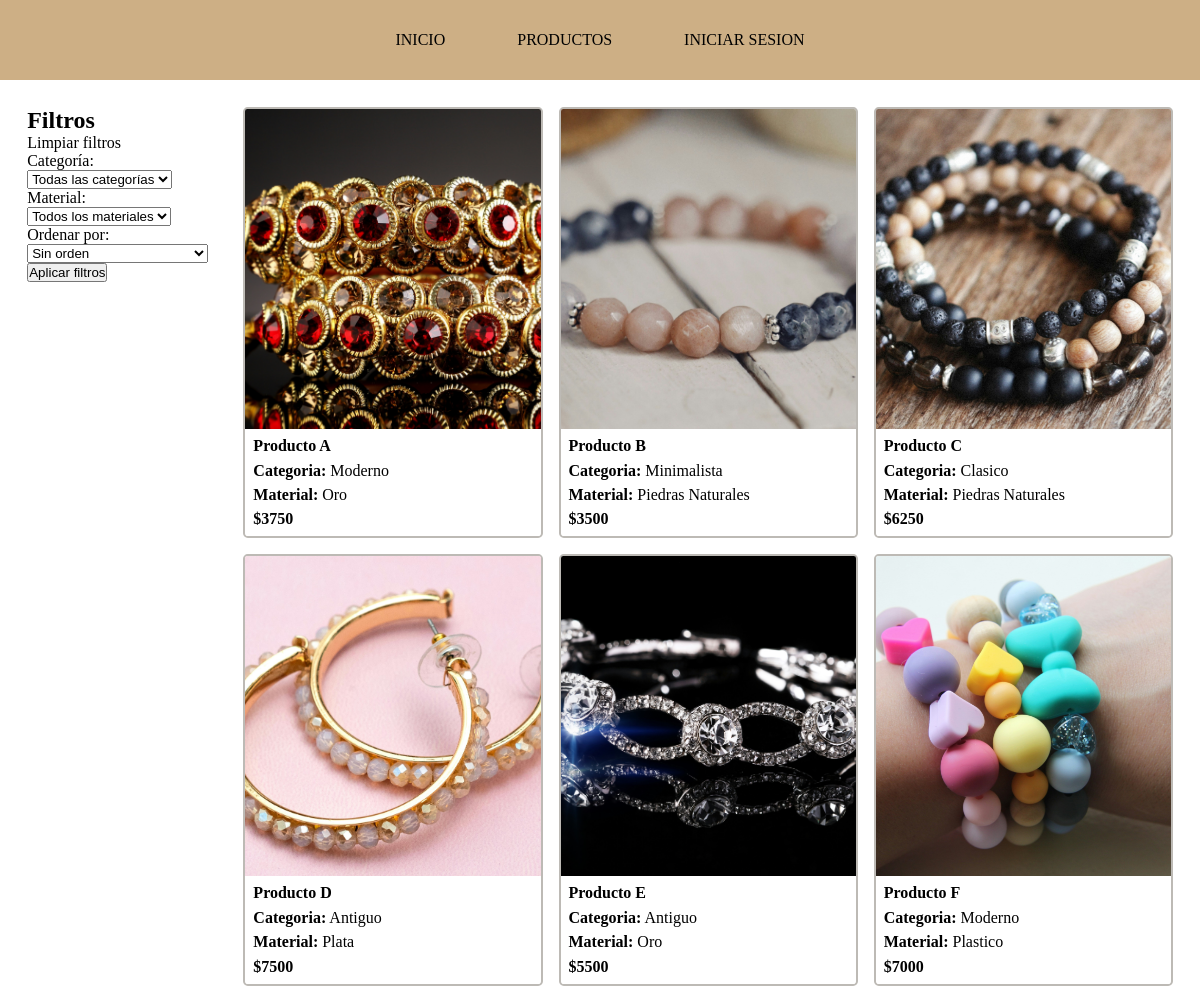
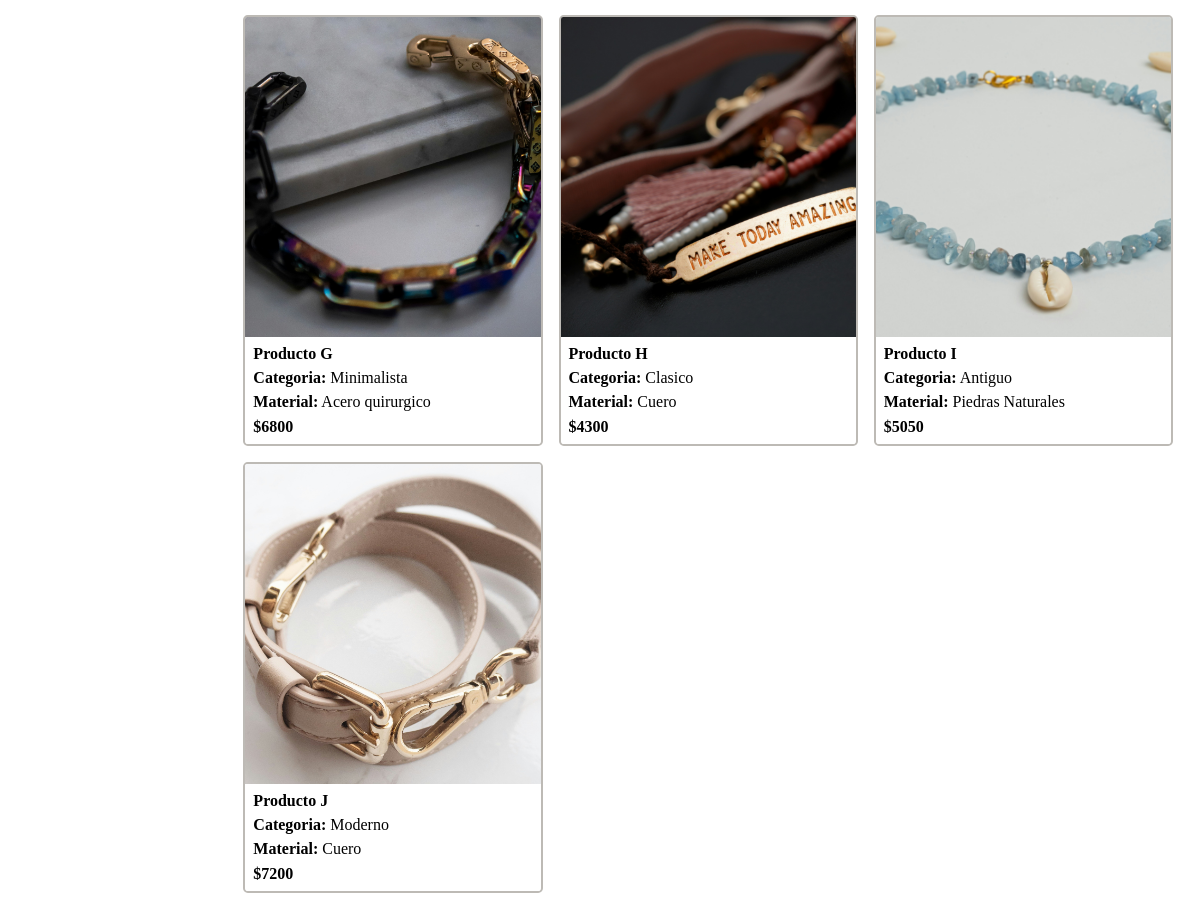
The app's page /product/ with its own data (2 pictures, top to bottom).
### product/models.py (models this page shows, shortened)
class Product(models.Model):
    image = models.ImageField(upload_to="product_image", null=True, blank=True, verbose_name="Imagen del producto")
    title = models.CharField(max_length=100, verbose_name="Nombre")
    description = models.TextField(max_length=200, blank=True, null=True,verbose_name="Descripcion")
    category = models.ForeignKey(Category,on_delete=models.PROTECT, blank=True, null=True, verbose_name="Categoria")
    main_material = models.ForeignKey(Material,on_delete=models.PROTECT, blank=True, null=True, verbose_name="Material")
    price = models.PositiveIntegerField(default=0, verbose_name="Precio")
    stock = models.PositiveIntegerField(default=0, verbose_name="Stock")
    @property
    def imageURL(self):
        if self.image:
            return self.image.url
        else:
            return 'images/placeholder.png'

class Category(models.Model):
    category_name = models.CharField(max_length=100, verbose_name="Categoria")
    category_description = models.TextField(max_length=100, blank=True, null=True, verbose_name="Descripcion")
    def __str__(self):
        return self.category_name

class Material(models.Model):
    material_name = models.CharField(max_length=100, verbose_name="Material")
    material_description = models.TextField(max_length=100, blank=True, null=True, verbose_name="Descripcion")
    def __str__(self):
        return self.material_name

### product/views.py (the view)
# urls.py: path('', views.products_index, name='products_index'),
def products_index(request):
    categoria = request.GET.get('categoria')
    material = request.GET.get('material')
    orden = request.GET.get('orden')
    products = Product.objects.all()
    categories = Category.objects.all()
    materials = Material.objects.all()
    if categoria:
        try:
            categoria = int(categoria)  # Convertir a entero si no está vacío
            products = products.filter(category=categoria)
        except ValueError:
            pass
    if material:
        try:
            material = int(material)
            products = products.filter(main_material=material)
        except ValueError:
            pass
    if orden is not None:
        if orden == 'precio_desc':
            products = products.order_by('-price')
        elif orden == 'precio_asc':
            products = products.order_by('price')
    context = {
        'products': products,
        'categories': categories,
        'materials': materials,
        'selected_categoria': categoria,  # Pasar la categoría seleccionada de nuevo al contexto
        'selected_material': material,  # Pasar el material seleccionado de nuevo al contexto
        'selected_orden': orden
    }
    return render(request, 'products/index.html', context)

### product/templates/products/index.html (shortened to what this page needs)
{% include 'layout/base.html' %}
{% block 'content' %}
<main class="main-products">
{% include 'layout/aside.html' %}
<div class="item-general_container">
{% if not products %}
    <p>{{ message }}</p>
{% else %}
    {% for product in products %}
            <div class="item__div">
                <a class="item__link-container" href="{% url 'products_detail' product.id %}">
                    <div class="item_container">
                        <div class="item__img-container">
                            <img src="{{ product.imageURL }}">
                        </div>
                        <div class="item__description">
                            <div class="item__descrption-container">
                                <span class="item__descrption-item title"><b>{{ product.title }}</b></span>
                                {% if product.category is not None %}
                                    <span class="item__descrption-item category"><b>Categoria:</b> {{ product.category }}</span>
                                {% endif %}
                                {% if product.main_material is not None %}
                                    <span class="item__descrption-item material"><b>Material:</b> {{ product.main_material }}</span>
                                {% endif %}
                                <span class="item__descrption-price sign"><b>${{ product.price }}</b></span>
                            </div>
                        </div>
                    </div>
                </a>
            </div>
    {% endfor %}
{% endif %}
</div>
</main>
{% endblock %}

### static/css/style.css (style rules this page uses)
:root { --color-primary: #bdbab5; --color-secondary: #cdaf85; --color-terciary: #af9672; --color-text: rgb(153, 153, 153); }
* { margin: 0; padding: 0; box-sizing: border-box; }
a { color: black; outline:none; text-decoration: none; }
a:link { color: black; text-decoration: none; }
.main-products { display: grid; grid-template-columns: 1fr 100fr; grid-column-gap: .8em; padding: 1em; }
.item-general_container { width: 100%; padding: .7em; display: grid; grid-template-columns: repeat(3, 1fr); grid-column-gap: 1em; grid-row-gap: 1em; }
.item__div { width: 100%; height: 100%; }
.item_container { width: 100%; height: 100%; border: .15em solid var(--color-primary); border-radius: .3em; }
.item__img-container { height: 40vh; width: 100%; overflow: hidden; border-top-left-radius: .14em; border-top-right-radius: .14em; }
.item__img-container img { height: 100%; width: 100%; object-fit: cover; }
.item__description { padding: .5em; }
.item__descrption-container { display: grid; grid-template-rows: repeat(3, 1fr); grid-row-gap: .4em; }

### records on screen
Product: imageURL (picture), title "Producto A", category "Moderno", main_material "Oro", price "3750"
Product: imageURL (picture), title "Producto B", category "Minimalista", main_material "Piedras Naturales", price "3500"
Product: imageURL (picture), title "Producto C", category "Clasico", main_material "Piedras Naturales", price "6250"
Product: imageURL (picture), title "Producto D", category "Antiguo", main_material "Plata", price "7500"
Product: imageURL (picture), title "Producto E", category "Antiguo", main_material "Oro", price "5500"
Product: imageURL (picture), title "Producto F", category "Moderno", main_material "Plastico", price "7000"
Product: imageURL (picture), title "Producto G", category "Minimalista", main_material "Acero quirurgico", price "6800"
Product: imageURL (picture), title "Producto H", category "Clasico", main_material "Cuero", price "4300"
Product: imageURL (picture), title "Producto I", category "Antiguo", main_material "Piedras Naturales", price "5050"
Product: imageURL (picture), title "Producto J", category "Moderno", main_material "Cuero", price "7200"
